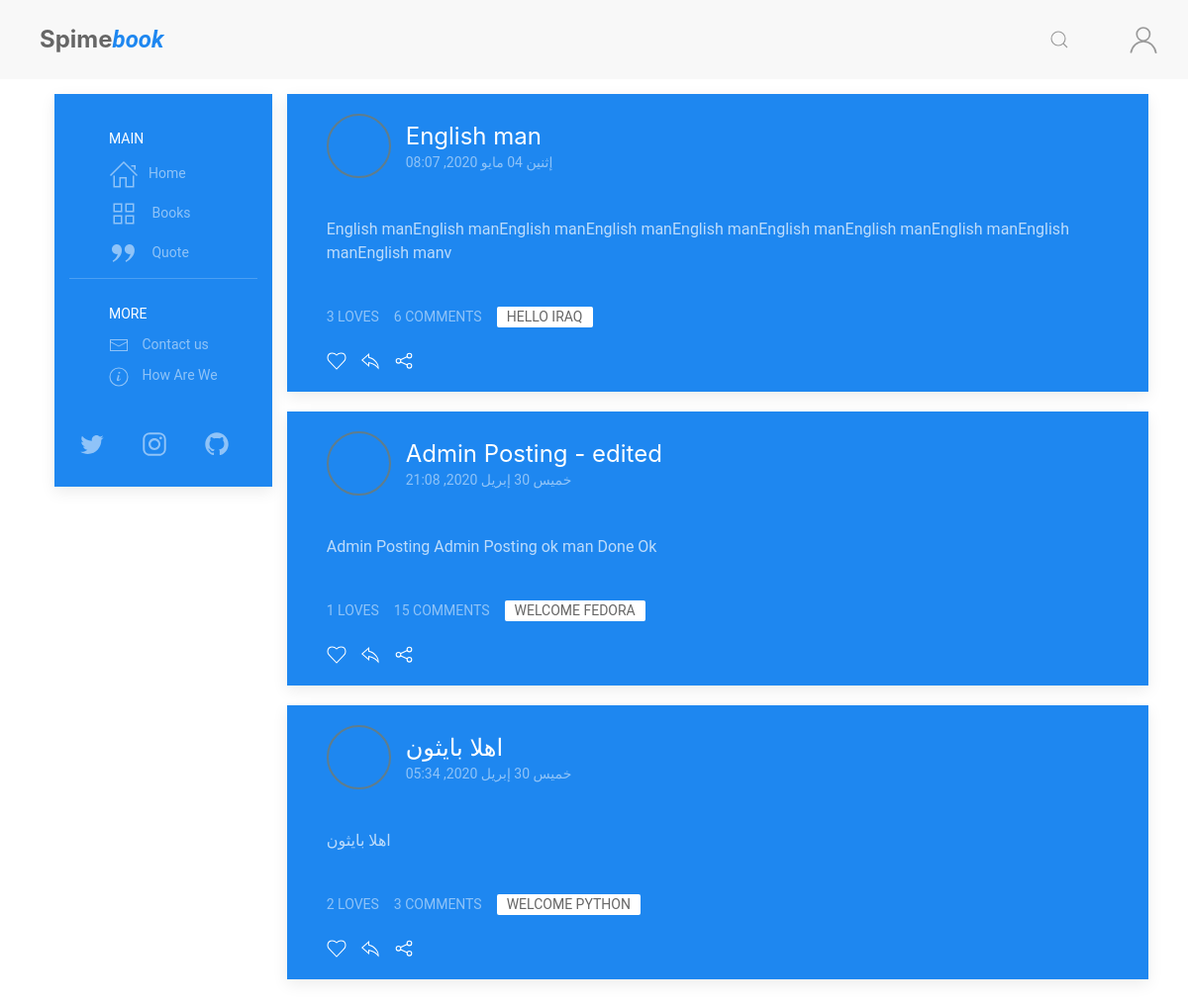
The page / on the database its author committed.
### posts/models.py (models this page shows, shortened)
class Post(models.Model):
    POST_TYPE = [
        ('Q', 'Quote'),
        ('R', 'Review'),
        ('P', 'Post'),
    ]
    title = models.CharField(max_length=120, default='')
    user = models.ForeignKey(User, on_delete=models.CASCADE)
    post_date = models.DateTimeField(default=timezone.now)
    post_edit_date = models.DateTimeField(auto_now=timezone.now)
    content = models.TextField(default='')
    post_type = models.CharField(
        max_length=1,
        choices=POST_TYPE,
        default='Psot')
    for_book = models.ForeignKey(Book, on_delete=models.CASCADE)
    archived = models.BooleanField(default=False)
    class Meta:
        ordering = ["-post_date"]

class Comment(models.Model):
    user = models.ForeignKey(User, on_delete=models.CASCADE)
    comment = models.CharField(max_length=300)
    comment_date = models.DateTimeField(auto_now_add=True)
    post = models.ForeignKey(
        Post, on_delete=models.CASCADE, related_name='comments')

### books/models.py (models this page shows, shortened)
class Book(models.Model):
    title = models.CharField(max_length=255, verbose_name=_('Book Title'))
    book_image = models.ImageField(
        upload_to='books/cover/', default='book.jpg', verbose_name=_('Book Cover Image'))
    author = models.ForeignKey(
        Author, on_delete=models.CASCADE, verbose_name=_('The Author'))
    publish_date = models.DateField(
        default=timezone.now, verbose_name=_('Publish Date'))
    genres = models.ManyToManyField(
        Genres, related_name='genres', verbose_name=_('Genres'))
    book_or_Novel = models.CharField(
        max_length=5, choices=book_type, default='Book', verbose_name=_('Type'))

class EN(models.Model):
    lang = models.CharField(max_length=2, default='en', auto_created='en')
    book = models.OneToOneField(
        Book, on_delete=models.CASCADE, verbose_name=_('Orginal Book'))
    title = models.CharField(max_length=255, blank=True,
                             null=True, verbose_name=_('Book Title'))
    book_Bio = models.TextField(
        blank=True, null=True, verbose_name=_('Book Bio'))
    class Meta:
        verbose_name = _("English Translation")
        verbose_name_plural = _("English Translation")
        ordering = ['-id']
    def __str__(self):
        if self.title is None:
            return translator.translate(self.book.title, dest='en').text
        else:
            return self.title

### posts/views.py (the view)
# urls.py: path('', views.blog, name='blog-home')
def home(request):
    comment_form = AddCommentForm()
    all_posts = Post.objects.filter(archived=False)
    page = request.GET.get('page', 1)
    paginator = Paginator(all_posts, 7)
    try:
        posts = paginator.page(page)
    except PageNotAnInteger:
        posts = paginator.page(1)
    except EmptyPage:
        posts = paginator.page(paginator.num_pages)
    context = {
        'title': 'Spimebook, a site for readers',
        'posts': posts,
        'comment_form': comment_form,
    }
    return render(request, 'posts/index.html', context)

### books/templatetags/books_extra.py (called while the page is built)
@register.filter(name='get_translate')
def get_translate(value, arg):
    translate = eval(f"value.{arg}")
    return translate

@register.simple_tag
def define(val=None):
    return val

### posts/templatetags/posts_extra.py (called while the page is built)
@register.inclusion_tag('posts/costumtags/reaction_bar.html')
def reaction_bar(post_id, user):
    target_post = Post.objects.get(id=post_id)
    comment_form = AddCommentForm()
    context = {
        'user': user,
        'post': target_post,
        'comment': target_post,
        'comment_form': comment_form,
    }
    return context

@register.inclusion_tag('posts/costumtags/post_container.html')
def post(post, user):
    context = {
        'user': user,
        'post': post
    }
    return context

@register.inclusion_tag('posts/costumtags/infinite_scroll_js.html')
def infinite_scroll_js():
    context = {
    }
    return context

### posts/templates/posts/index.html (shortened to what this page needs)
{% extends "posts/base.html" %}
{% load static %}
{% load posts_extra %}
{% block content %}
<div class="article-feed">
    {% for post in posts %}
    {% post post user %}
    {% endfor %}
</div>
{% endblock content %}

### posts/templates/posts/costumtags/post_container.html
{% load posts_extra %}
<div class="article">
    <div class="uk-card uk-card-primary uk-margin uk-width-1-1">
        <div class="uk-card-header">
            <div class="uk-grid-small uk-flex-middle" uk-grid>
                <div class="uk-width-auto">
                    <a href="{% url 'user-profile' post.user %}">
                        <img data-src="{{post.user.profile.picture.url}}" class="uk-border-circle avatat-img" width="50"
                            height="50" alt="{{post.user}}" uk-img>
                    </a>
                </div>
                <div class="uk-width-expand">
                    <a href="{% url 'post' post.id %}">
                        <h3 class="uk-card-title uk-margin-remove-bottom">{{post.title}}</h3>
                    </a>
                    <p class="uk-text-meta uk-margin-remove-top">
                        <time>{{post.post_date|date:"D d M Y, H:i"}}</time>
                    </p>
                </div>
            </div>
        </div>
        <div class="uk-card-body uk-padding uk-padding-remove-vertical uk-margin">
            {% if post.post_type == "Q" %}
            <q>
                {{ post.content }}
            </q> {% else %}
            <p>
                {{ post.content }}
            </p>
            {% endif %}
        </div>
        <div class="uk-card-footer">
            {% reaction_bar post.id user %}
        </div>
    </div>
</div>

### posts/templates/posts/costumtags/reaction_bar.html (shortened to what this page needs)
{% load books_extra %}
{% load posts_extra %}
{% if user.is_authenticated %}
{% define user.profile.lang as user_lang %}
{% else %}
{% define 'en' as user_lang %}
{% endif %}
<div class="uk-flex uk-grid-small" uk-grid>
    <div class="uk-flex uk-grid-small" uk-grid>
        <div>
            <span class="uk-button uk-button-text uk-text-meta">{{post.loves.count}} loves</span>
        </div>
        <div class="uk-margin-small-bottom">
            <a href="#post-comment-{{post.id}}" class="uk-button uk-button-text uk-text-meta"
                uk-toggle>{{post.comments.all|length}} Comments</a>
        </div>
    </div>
    <div class="tags uk-margin-bottom ">
        <a href="{% url 'book' post.for_book.id %}" class="uk-label">{{ post.for_book|get_translate:user_lang }}</a>
    </div>
</div>
<div class="reaction">
    {% if user.is_authenticated %}
    {% love user post as state %}
    {% if state %}
    {% include 'posts/costumtags/loved.html' %}
    {% else %}
    {% include 'posts/costumtags/love.html' %}
    {% endif %}
    <span>
        <a href="#" class="uk-icon uk-margin-small-right" uk-icon="icon: reply"
            uk-toggle="target: #add-reply-{{post.id}}; animation: uk-animation-slide-top-small" type="button"></a>
    </span>
    {% else %}
    <span uk-tooltip="Log In First">
        <a class="uk-icon uk-margin-small-right" uk-icon="icon: heart"></a>
    </span>
    <span uk-tooltip="Log In First">
        <a class="uk-icon uk-margin-small-right" uk-icon="icon: reply" type="button"></a>
    </span>
    {% endif %}
    <span>
        <a href="#share-modal" class="uk-icon uk-margin-small-right" uk-icon="icon: social" uk-toggle></a>
    </span>
</div>

### posts/static/posts/css/my_style.css (style rules this page uses)
* { font-family: 'Roboto', sans-serif; box-sizing: border-box }
body { color: #666 }
.avatat-img { border: 2px solid #607d8b; width: 65px; height: 65px; object-fit: cover; object-position: center; }

### rows shown on the page
Post: title "English man", post_date "إثنين 04 مايو 2020, 08:07", content "English manEnglish manEnglish manEnglish manEnglish manEnglish manEnglish manEnglish manEnglish manEnglish manv", loves.count "3", comments.all|length "6", for_book|get_translate "HELLO IRAQ"
Post: title "Admin Posting - edited", post_date "خميس 30 إبريل 2020, 21:08", content "Admin Posting Admin Posting ok man Done Ok", loves.count "1", comments.all|length "15", for_book|get_translate "WELCOME FEDORA"
Post: title "اهلا بايثون", post_date "خميس 30 إبريل 2020, 05:34", content "اهلا بايثون", loves.count "2", comments.all|length "3", for_book|get_translate "WELCOME PYTHON"
